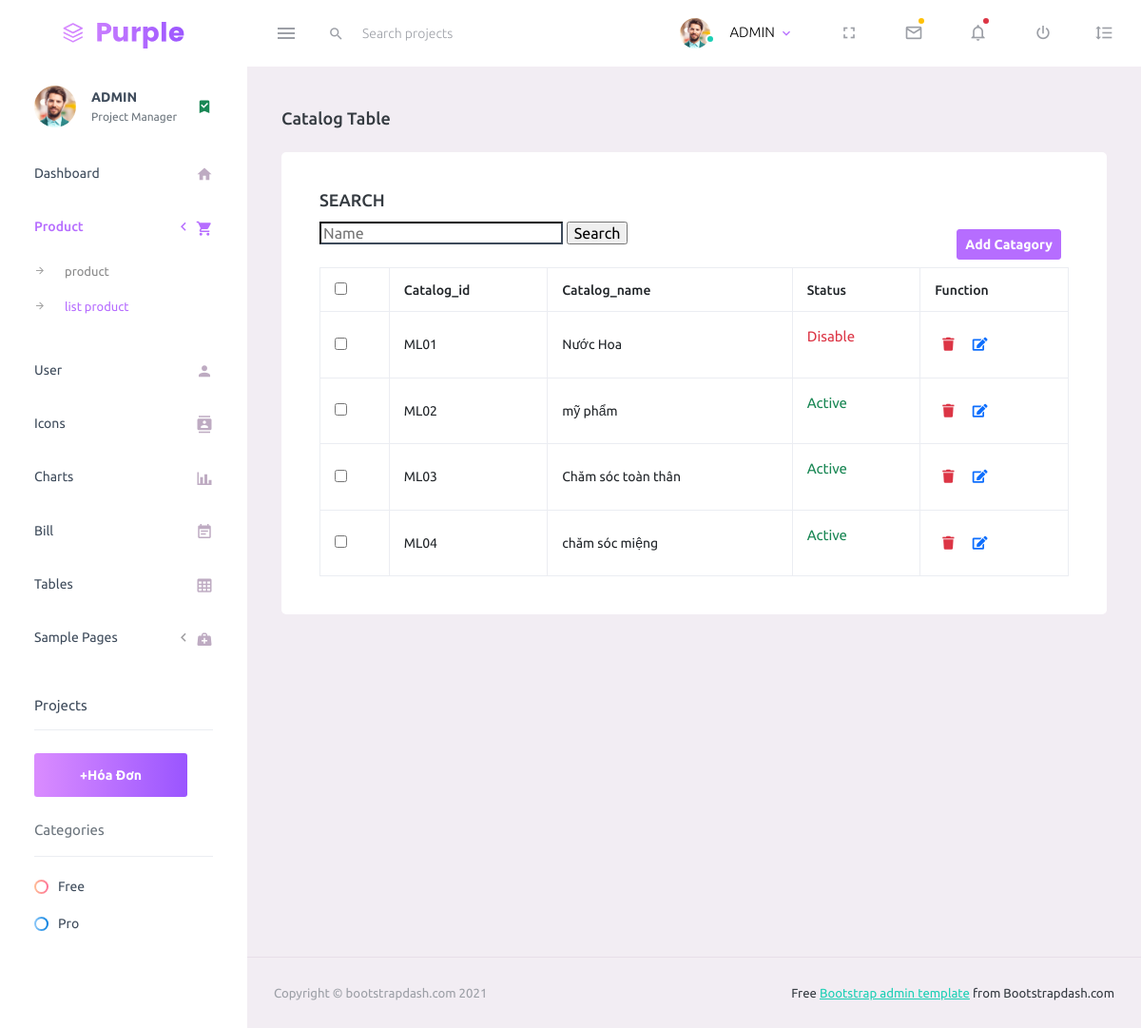
/pages/product/listproduct.php, run on the app's committed database.
### tables this page shows
CREATE TABLE `catagory` (
  `catalog_id` varchar(7) NOT NULL,
  `catalog_name` varchar(50) DEFAULT NULL,
  `statu` int(1) DEFAULT NULL
);

### compoment/listProduct_data.php (called while the page is built)
<?php
$sql = "select* from catagory";
$result = $db->prepare($sql);
$result->execute();
$dslistproduct= $result->fetchAll();
?>

### content/partial_listproduct.php (the view)
<div class="content-wrapper">
            <div class="page-header">
              <h3 class="page-title"> Catalog Table </h3>
            </div>
            <div class="row">
                <div class="col-lg-12 stretch-card">
                    <div class="card">
                        <div class="card-body">
                        <h4 class="card-title">SEARCH</h4>
                        <div style="justify-content:space-between;display:flex;">
                              <form action="<?php echo($level);?>compoment/search_listproduct_process.php" method="GET" >
                                <input type="text" name="Searchlistproduct" placeholder="Name" class="border-dark">
                                <input type="submit" value="Search" name="submitSearch">
                              </form>
                              <a href="../form/form_listproduct_insert.php" style="text-decoration:none;" class="btn btn-primary p-2 m-2">Add Catagory</a>
                            </div>
                            <table class="table table-bordered">
                            <thead>
                                <tr>
                                    <th><input type="checkbox"></th>
                                    <th> Catalog_id </th>
                                    <th> Catalog_name </th>
                                    <th>Status</th>
                                    <th>Function</th>
                                </tr>
                            </thead>
                            <tbody>
                            <?php
                                foreach($dslistproduct as $list)
                                {
                                    $color='';
                                    if($list['statu']== '1')
                                    {
                                        $list['statu']  = 'Active';
                                        $color= 'text-success';
                                    }
                                    if($list['statu']=='0')
                                    {
                                        $list['statu'] = 'Disable';
                                        $color = 'text-danger';
                                    }
                                    echo '
                                        <tr class="table">
                                        <td><input type="checkbox"></td>
                                            <td> '.$list['catalog_id'].' </td>
                                            <td> '.$list['catalog_name'].' </td>
                                            <td ><p class="'.$color.'"> '.$list['statu'].'</p></td>
                                            <td>
                                                <a href="'.$level.'compoment/delete_listproduct.php?sid='.$list['catalog_id'].'" class="text-danger"><i class="fas fa-trash"></i></a>
                                                <a href="../form/form_listproduct_edit.php?cataID='.$list['catalog_id'].'" class="text-primary"><i class="fas fa-edit"></i></a>
                                            </td>
                                        </tr>';?>
                                <?php
                                }
                            ?>
                            </tbody>
                            </table>
                        </div>
                    </div>
                </div>
            </div>
</div>

### data on the page
catagory: catalog_id "ML01", catalog_name "Nước Hoa", statu "Disable"
catagory: catalog_id "ML02", catalog_name "mỹ phẩm", statu "Active"
catagory: catalog_id "ML03", catalog_name "Chăm sóc toàn thân", statu "Active"
catagory: catalog_id "ML04", catalog_name "chăm sóc miệng", statu "Active"
